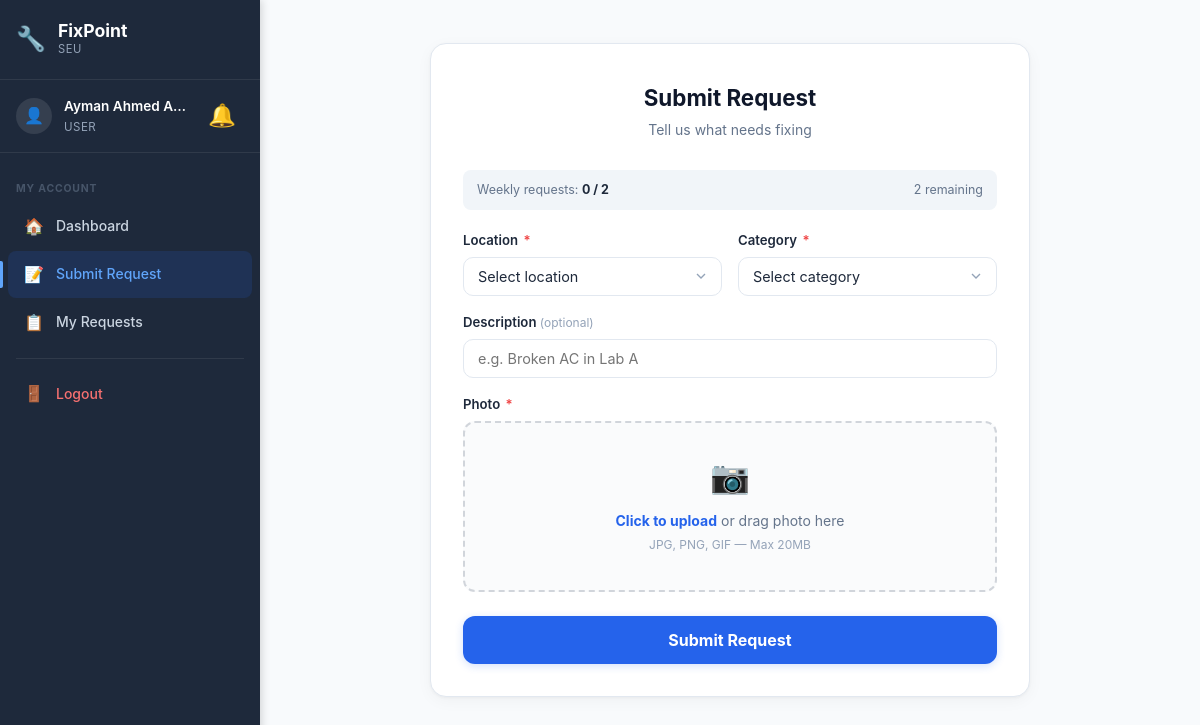
Before: /user/submit-request.php (signed in) with the older database file.
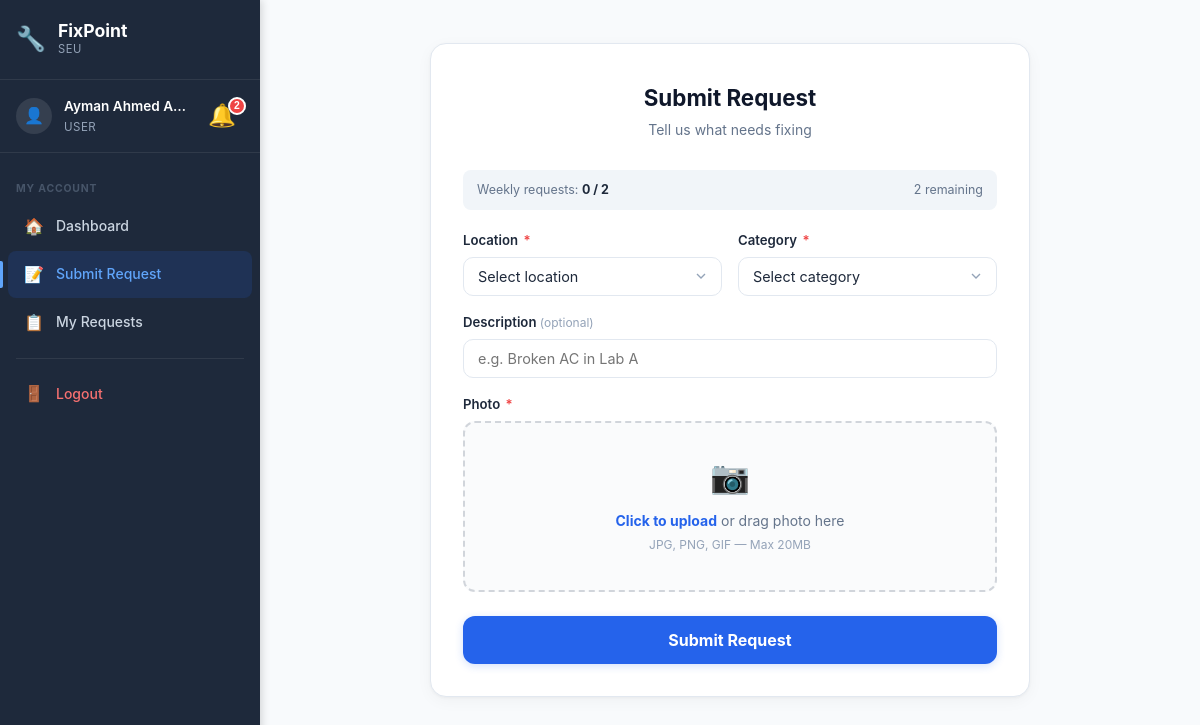
After: the same page with the newer database file.
### tables this page shows
CREATE TABLE `user` (
  `UserID` int(11) NOT NULL,
  `RoleID` int(11) NOT NULL,
  `Name` varchar(100) NOT NULL,
  `Email` varchar(100) NOT NULL,
  `Password` varchar(255) NOT NULL,
  `Phone` varchar(20) DEFAULT NULL,
  `MaxRequestsPerWeek` int(11) DEFAULT 2,
  `CreatedAt` timestamp NOT NULL DEFAULT current_timestamp(),
  `LastResetAt` datetime DEFAULT NULL
);

### config/helpers.php (called while the page is built, shortened)
<?php
function checkRequestLimits($conn, $user_id) {
    $reset_check = $conn->prepare("SELECT LastResetAt, MaxRequestsPerWeek FROM user WHERE UserID = ?");
    $reset_check->bind_param("i", $user_id);
    $reset_check->execute();
    $reset_data = $reset_check->get_result()->fetch_assoc();
    if ($reset_data) {
        $last_reset = $reset_data['LastResetAt'];
        if ($last_reset) {
            $reset_time = strtotime($last_reset);
            $next_reset_time = $reset_time + (7 * 24 * 60 * 60);
            if (time() >= $next_reset_time) {
                $do_reset = $conn->prepare("UPDATE user SET LastResetAt = NOW() WHERE UserID = ?");
            }
        } else {
            $do_reset = $conn->prepare("UPDATE user SET LastResetAt = NOW() WHERE UserID = ?");
        }
    }
    $sql = "SELECT
                u.UserID,
                u.MaxRequestsPerWeek,
                u.LastResetAt,
                COUNT(CASE
                    WHEN mr.SubmittedAt > COALESCE(u.LastResetAt, DATE_SUB(NOW(), INTERVAL 7 DAY))
                    AND mr.StatusID != 6
                    THEN 1
                END) AS RequestsThisWeek
            FROM user u
            LEFT JOIN maintenancerequest mr ON u.UserID = mr.UserID
            WHERE u.UserID = ?
            GROUP BY u.UserID";
    $stmt = $conn->prepare($sql);
    $stmt->bind_param("i", $user_id);
    $stmt->execute();
    $result = $stmt->get_result();
    $data = $result->fetch_assoc();
    $week_count = (int)$data['RequestsThisWeek'];
    $week_limit = (int)$data['MaxRequestsPerWeek'];
    $last_reset = $data['LastResetAt'];
    $can_submit = $week_count < $week_limit;
    $week_remaining = max(0, $week_limit - $week_count);
    $next_reset_ts = null;
    $next_reset = null;
    if ($last_reset) {
        $next_reset_ts = strtotime($last_reset) + (7 * 24 * 60 * 60);
        $next_reset = date('M d, Y \a\t h:i A', $next_reset_ts);
    }
    if (!$can_submit) {
        $message = "You have reached your weekly limit of {$week_limit} requests.";
    } else {
        $message = "You can submit {$week_remaining} more request(s) this week.";
    }
    return [
        'can_submit'     => $can_submit,
        'week_count'     => $week_count,
        'week_remaining' => $week_remaining,
        'message'        => $message,
        'next_reset_ts'  => $next_reset_ts,
        'next_reset'     => $next_reset,
        'week_limit'     => $week_limit
    ];
}
?>

### user/submit-request.php (the view, shortened to what the changed rows need)
<?php
require_once __DIR__ . '/../config/database.php';
require_once __DIR__ . '/../config/helpers.php';
$user_id = $_SESSION['user_id'];
$limit_info = checkRequestLimits($conn, $user_id);
?>
<!DOCTYPE html>
<html lang="en">
<head>
    <link rel="stylesheet" href="../assets/css/style.css">
    <link rel="stylesheet" href="../assets/css/auth.css">
    <link rel="stylesheet" href="../assets/css/sidebar.css">
</head>
<body class="has-sidebar">
    <aside class="sidebar" id="sidebar">
        <div class="sidebar-user">
            <?php include __DIR__ . '/../includes/notification-bell.php'; ?>
        </div>
    </aside>
    <div class="main-content">
            <div class="topbar-notif"><?php include __DIR__ . '/../includes/notification-bell.php'; ?></div>
        <div class="sr-wrapper">
            <div class="sr-card">
                <div class="sr-header">
                    <h1>Submit Request</h1>
                </div>
                <?php if (!$limit_info['can_submit']): ?>
                    <div class="sr-alert sr-alert-error">
                        ⚠️ <strong>Limit Reached:</strong> <?php echo e($limit_info['message']); ?>
                    </div>
                <?php else: ?>
                    <div class="sr-limit-bar">
                        <span>Weekly requests: <strong><?php echo $limit_info['week_count']; ?> / <?php echo ($limit_info['week_count'] + $limit_info['week_remaining']); ?></strong></span>
                        <span><?php echo $limit_info['week_remaining']; ?> remaining</span>
                    </div>
                <?php endif; ?>
                <form method="POST" action="" enctype="multipart/form-data" <?php echo (!$limit_info['can_submit']) ? 'style="pointer-events:none;opacity:0.5;"' : ''; ?>>
                    <div class="sr-grid">
                        <div class="sr-field">
                            <label for="location_id" class="sr-label">Location <span class="req">*</span></label>
                            <select id="location_id" name="location_id" class="sr-select" required <?php echo (!$limit_info['can_submit']) ? 'disabled' : ''; ?>>
                                <option value="">Select location</option>
                            </select>
                        </div>
                        <div class="sr-field">
                            <label for="category_id" class="sr-label">Category <span class="req">*</span></label>
                            <select id="category_id" name="category_id" class="sr-select" required <?php echo (!$limit_info['can_submit']) ? 'disabled' : ''; ?>>
                                <option value="">Select category</option>
                            </select>
                        </div>
                    </div>
                    <div class="sr-field-single">
                        <label for="title" class="sr-label">Description <span class="opt">(optional)</span></label>
                        <input
                            type="text"
                            id="title"
                            name="title"
                            class="sr-input"
                            placeholder="e.g. Broken AC in Lab A"
                            maxlength="200"
                            value="<?php echo isset($_POST['title']) ? e($_POST['title']) : ''; ?>"
                            <?php echo (!$limit_info['can_submit']) ? 'disabled' : ''; ?>
                        >
                    </div>
                </form>
            </div>
        </div>
    </div>
</body>
</html>

### includes/notification-bell.php (shortened to what the changed rows need)
<?php
$_notif_count = 0;
if (isset($_SESSION['user_id'])) {
    $notif_count_sql = "SELECT COUNT(*) as unread FROM notification WHERE UserID = ? AND IsRead = 0";
    $notif_count_stmt = $conn->prepare($notif_count_sql);
    $notif_count_stmt->bind_param("i", $_SESSION['user_id']);
    $notif_count_stmt->execute();
    $_notif_count = $notif_count_stmt->get_result()->fetch_assoc()['unread'];
}
?>
<div class="notif-wrapper" id="notifWrapper">
    <button class="notif-bell" id="notifBell" onclick="toggleNotifDropdown(event)" title="Notifications">
        🔔
        <?php if ($_notif_count > 0): ?>
            <span class="notif-badge" id="notifBadge"><?php echo $_notif_count > 99 ? '99+' : $_notif_count; ?></span>
        <?php endif; ?>
    </button>
</div>

Changed rows visible on the page:
no longer on this page (row edited): user: $limit_info['week_count'] + $limit_info['week_remaining'] "2", MaxRequestsPerWeek "2"
Other visible differences:
$_notif_count: (not shown) → "2"
$limit_info['week_count'] + $limit_info['week_remaining']: (not shown) → "2"
$limit_info['week_remaining']: (not shown) → "2"
form field location_id: (not shown) → "Select location"
form field category_id: (not shown) → "Select category"
